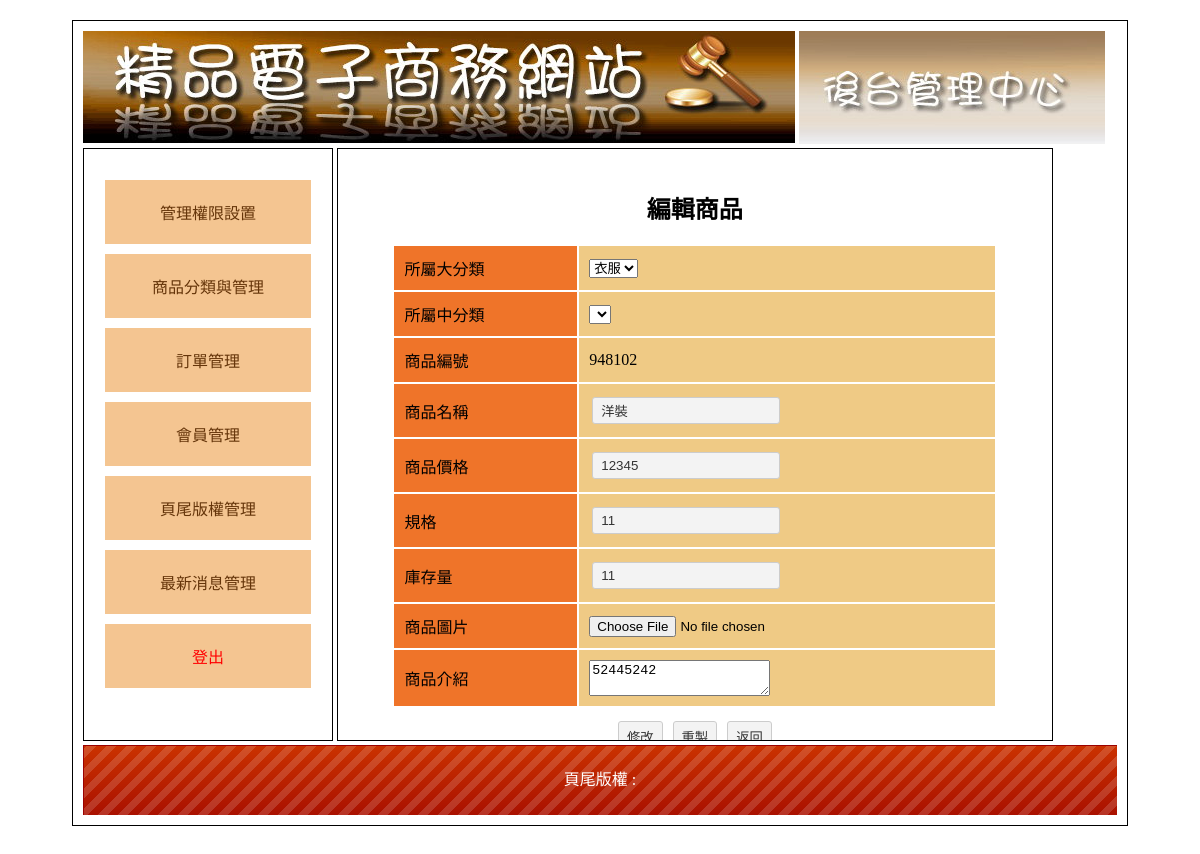
/back.php?do=edit_item&id=1, run on the app's committed database.
### tables this page shows
CREATE TABLE `item` (
  `id` int(10) UNSIGNED NOT NULL,
  `no` text NOT NULL,
  `name` text NOT NULL,
  `price` int(10) UNSIGNED NOT NULL,
  `spec` text NOT NULL,
  `qt` int(10) UNSIGNED NOT NULL,
  `img` text NOT NULL,
  `intro` text NOT NULL,
  `big` int(10) UNSIGNED NOT NULL,
  `mid` int(10) UNSIGNED NOT NULL,
  `sh` int(1) UNSIGNED NOT NULL
);

### api/db.php (called while the page is built, shortened)
<?php
class DB{
    private $dsn = "mysql:host=localhost;dbname=db04_1;charset=utf8;";
    private $pdo;
    private $table;
    function __construct($table){
        $this->table = $table;
        $this->pdo = new PDO($this->dsn,'root','');
    }
    private function array_to_sql($array){
        $tmp =[];
        foreach ($array as $key => $value) {
            $tmp[] = "`$key`='$value'";
        }
        return $tmp;
    }
    function all(...$arg){
        $sql = "SELECT * FROM `{$this->table}` ";
        if (isset($arg[0])) {
            if (is_array($arg[0])) {
                $tmp = $this->array_to_sql($arg[0]);
                $sql .= " WHERE " . join(" AND ", $tmp);
            }
            else {
                $sql .= $arg[0];
            }
        }
        return $this->pdo->query($sql)->fetchAll(PDO::FETCH_ASSOC);
    }
    function find($id){
        $sql = "SELECT * FROM `{$this->table}` ";
        if (isset($id)) {
            if (is_array($id)) {
                $tmp = $this->array_to_sql($id);
                $sql .= " WHERE " . join(" AND ", $tmp);
            }else{
                $sql .= " WHERE `id` = '{$id}'" ;
            }
        }
        return $this->pdo->query($sql)->fetch(PDO::FETCH_ASSOC);
    }
}
$Type= new DB("type");
$Item= new DB("item");
?>

### back/edit_item.php (the view, shortened to what this page needs)
<h2 class="ct">編輯商品</h2>
<?php
    $row = $Item->find($_GET['id'])
?>
<form action="./api/save_item.php" method="post" enctype="multipart/form-data">
    <table class="all">
        <tr>
            <td class="tt">所屬大分類</td>
            <td class="pp">
                <select name="big" id="big" onchange="getMids()">
                <?php
                $bigs=$Type->all(['big_id'=>0]);
                foreach ($bigs as $big) :?>
                <option value=<?=$big['id']?>><?=$big['name']?></option>;
                <?php endforeach;?>
                </select>
            </td>
        </tr>
        <tr>
            <td class="tt">所屬中分類</td>
            <td class="pp">
                <select name="mid" id="mid">
                </select>
            </td>
        </tr>
        <tr>
            <td class="tt">商品編號</td>
            <td class="pp">
                <?=$row['no']?>
            </td>
        </tr>
        <tr>
            <td class="tt">商品名稱</td>
            <td class="pp">
                <input type="text" name="name" value="<?=$row['name']?>">
            </td>
        </tr>
        <tr>
            <td class="tt">商品價格</td>
            <td class="pp">
                <input type="text" name="price" value="<?=$row['price']?>">
            </td>
        </tr>
        <tr>
            <td class="tt">規格</td>
            <td class="pp">
                <input type="text" name="spec" value="<?=$row['spec']?>">
            </td>
        </tr>
        <tr>
            <td class="tt">庫存量</td>
            <td class="pp">
                <input type="text" name="qt" value="<?=$row['qt']?>">
            </td>
        </tr>
        <tr>
            <td class="tt">商品圖片</td>
            <td class="pp">
                <input type="file" name="img" id="">
            </td>
        </tr>
        <tr>
            <td class="tt">商品介紹</td>
            <td class="pp">
                <textarea name="intro" id=""><?=$row['intro']?></textarea>
            </td>
        </tr>
    </table>
    <div class="ct">
        <input type="submit" value="修改">
        <input type="reset" value="重製">
        <input type="button" value="返回" onclick="location.href='?do=th'">
    </div>
</form>

### jscs/css.css (style rules this page uses)
body { font-family:"微軟正黑體"; }
.ct { text-align:center; }
.all { width:90%; margin:10px auto 10px auto; }
.all td { min-width:100px; padding:10px; }
.tt { background:#EF7429; }
.pp { background:#EFCA85; }
input[type=text],input[type=password],input[type=submit],button,.button,input[type=reset],input[type=button],select，textarea,input[type=number] { background:#F3F3F3; border:#CCC 1px solid; border-radius:3px; padding:5px 8px 5px 8px; text-decoration:none; margin:3px; color:#333; }
input[type=text],input[type=password] { width:170px; }

### data on the page
item: no "948102", name "洋裝", price "12345", spec "11", qt "11", intro "52445242"

### other printed values
form field big "衣服"
